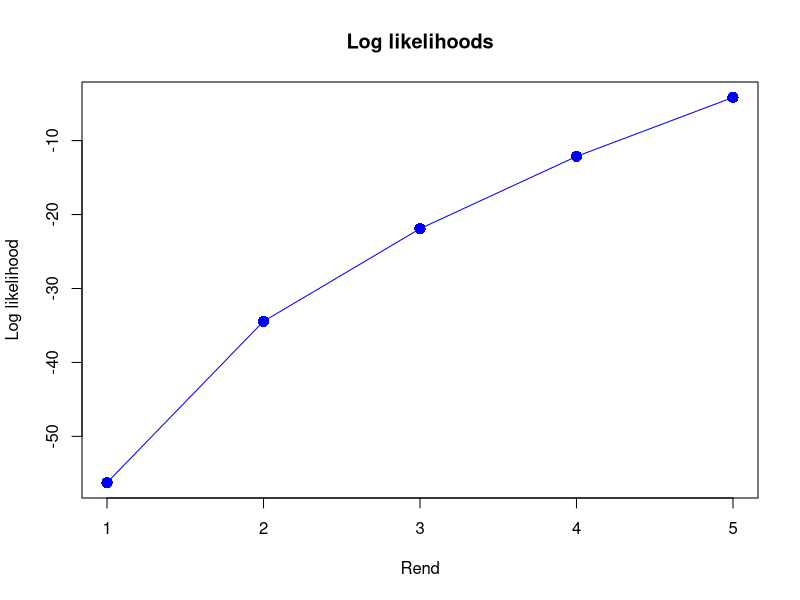
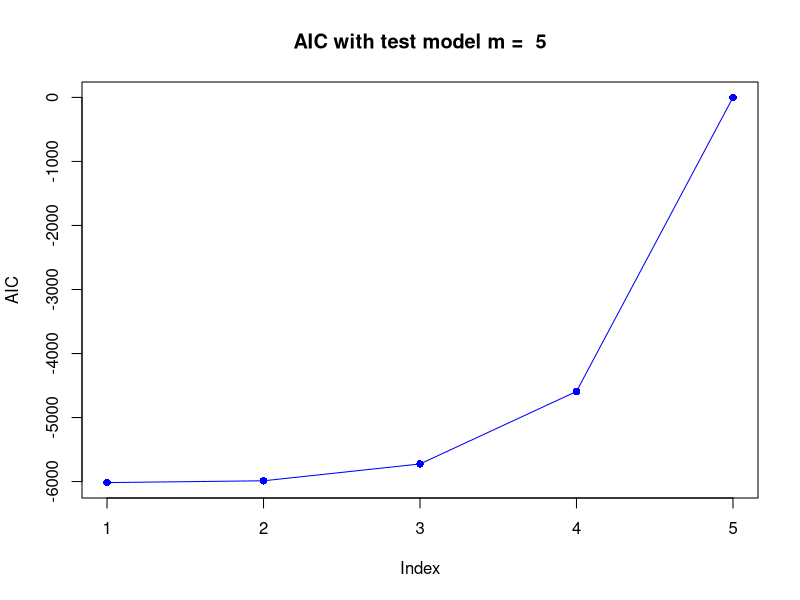
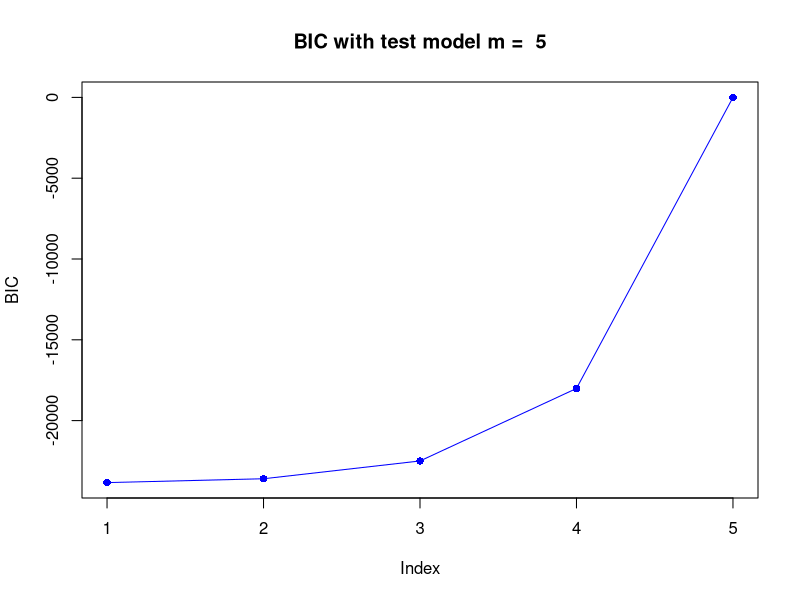

The R script that drew these images, in order: (Note: this script raises an error after producing the figures.)
#minta generálása
possibleValues = c("A", "B", "C", "D")
numberOfSamples = 1
sampleLength = 50
sample = matrix(ncol = numberOfSamples, nrow = sampleLength)

for (i in 1:numberOfSamples) {
  for (j in 1:2) {
    sample[j, i] = sample(possibleValues, size = 1, replace = TRUE)
  }
}

for (i in 1:numberOfSamples) {
  for (j in 3:sampleLength) {
    sample[j, i] = sample(c(rep(sample[j - 2, i], 2), rep(sample[j - 1, i], 3), possibleValues), size = 1, replace = TRUE)
  }
}

#maximum likelihood módszer
shift <- function(order, sample) {
  a = t(head(sample, -order))
  if (order != 1) {
    for (i in 1:(order - 1)) {
      a = paste0(a, head(sample[-1:-i], -(order - i)))
    }
  }
  
  return(rbind(a, sample[0:-order]))
}

calculateTransitions <- function(order, sample) {
  transitions = shift(order, sample)
  transitions = data.frame(t(matrix(transitions, nrow = 2)))
  
  return(transitions)
}

calculateFrequencies <- function(order, sample) {
  frequencies = calculateTransitions(order, sample)
  names(frequencies) <- c("From", "To")
  
  return(table(frequencies))
}

calculateTransitionMatrix <- function(order, sample) {
  frequencies = calculateFrequencies(order, sample)
  transitionMatrix = frequencies / rowSums(frequencies)
  
  return(transitionMatrix)
}

calculateLoglikelihood <- function(order, sample) {
  loglikelihood = 0
  # loglikelihood = log(1 / length(possibleValues))
  frequencies = calculateFrequencies(order, sample)
  transitionMatrix = frequencies / rowSums(frequencies)
  for (i in 1:dim(transitionMatrix)[1]) {
    for (j in 1:length(possibleValues)) {
      logTransition = log(transitionMatrix)[i, j]
      logTransition[logTransition == -Inf] = 0
      loglikelihood = loglikelihood + logTransition * frequencies[i, j]
    }
  }

  return(loglikelihood)
}

loglikelihood = vector(length = 5)
for (i in 1:5) {
  loglikelihood[i] = calculateLoglikelihood(i, sample)
}
plot(loglikelihood, main = "Log likelihoods", xlab = "Rend", ylab = "Log likelihood", pch = 16, type = 'o', col = "blue", cex = 1.5)

likelihoodRatioTest <- function(k, m, sample) {
  T = -2 * (calculateLoglikelihood(k, sample) - calculateLoglikelihood(m, sample))
  degreesOfFreedom = (length(possibleValues) ^ m - length(possibleValues) ^ k)*(length(possibleValues) - 1)
  print(T)
  print(degreesOfFreedom)
  print(pchisq(T, degreesOfFreedom))
  p = 1 - pchisq(T, degreesOfFreedom)
  
  return(p)
}

likelihoodPValue = matrix(ncol = 2, nrow = 0)
for (i in 1:(5 - 1)) {
  for (j in (i + 1):5) {
    likelihoodPValue = rbind(likelihoodPValue, c(paste(i, j), likelihoodRatioTest(i, j, sample)))
  }
}
likelihoodPValue

# Akaike
calculateAkaike <- function(k, m, sample) {
  AIC = -2 * (calculateLoglikelihood(k, sample) - calculateLoglikelihood(m, sample)) - 2 * (length(possibleValues) ^ m - length(possibleValues) ^ k)*(length(possibleValues) - 1)
  
  return(AIC)
}

m = 5
AIC = vector()
for (i in 1:m) {
  AIC[i] = calculateAkaike(i, m, sample)
}
plot(AIC, main = paste("AIC with test model m = ", m), pch = 16, type = 'o', col = "blue")

# Bayes
calculateBayes <- function(k, m, sample) {
  BIC = - 2 * (calculateLoglikelihood(k, sample) - calculateLoglikelihood(m, sample)) - 2 * (length(possibleValues) ^ m - length(possibleValues) ^ k)*(length(possibleValues) - 1) * log(sampleLength * numberOfSamples)
  
  return(BIC)
}

BIC = vector()
for (i in 1:m) {
  BIC[i] = calculateBayes(i, m, sample)
}
plot(BIC, main = paste("BIC with test model m = ", m), pch = 16, type = 'o', col = "blue")

# cross validation
calculateAverageRank <- function(order, trainingSet, validationSet) {
  possibleTransitionsTraning = sort(unique(calculateTransitions(order, trainingSet)[,1]))
  possibleTransitionsValid = sort(unique(calculateTransitions(order, validationSet)[,1]))
  rankMatrix = matrix(nrow = length(possibleTransitionsValid), ncol = length(possibleValues))
  transitionMatrix = calculateTransitionMatrix(order, trainingSet)
  for (i in 1:length(possibleTransitionsValid)) {
    for (j in 1:length(possibleTransitionsTraning)) {
      if (possibleTransitionsValid[i] == possibleTransitionsTraning[j]) {
        for (k in 1:length(possibleValues)) {
          for (l in 1:length(possibleValues))
            if (transitionMatrix[j, k] == sort(transitionMatrix[j,], decreasing = TRUE)[l]) {
              rankMatrix[i, k] = length(possibleValues) - l + 1
              break
            }
        }
      }
    }
  }
  rankMatrix[is.na(rankMatrix)] = length(possibleValues)
  frequencies = calculateFrequencies(order, validationSet)
  averageRank = sum(rankMatrix * frequencies) / sum(frequencies)
  
  return(averageRank)
}

trainingSetLength = 500
trainigSet = sample[1:trainingSetLength,]
validationSet = sample[(trainingSetLength + 1):length(sample),]
dim(trainigSet) = c(trainingSetLength, numberOfSamples)
dim(validationSet) = c(length(sample) - trainingSetLength, numberOfSamples)
calculateAverageRank(2, trainigSet, validationSet)

#két-lépéses visszatérés
shift2 <- function(order, sample) {
  a = head(sample, -order)
  if (order != 1) {
    for (i in 1:(order - 1)) {
      a = paste0(a, head(sample[-1:-i], -(order - i)))
    }
  }
  
  return(rbind(t(head(a, -1)), t(a[-1])))
}

calculateTransitions2 <- function(order){
  transitions = shift2(order, sample)
  transitions = data.frame(t(matrix(transitions, nrow = 2)))
  
  return(transitions)
}

calculateFrequencies2 <- function(order){
  transitions <- calculateTransitions2(order)
  names(transitions) <- c("From", "To")
  frequencies <- table(transitions)
  
  return(frequencies)
}

calculateTransitionMatrix2 <- function(order) {
  frequencies = calculateFrequencies2(order)
  transitionMatrix = frequencies / rowSums(frequencies)
  
  return(transitionMatrix)
}

calculateTwoStep <- function(order) {
  transitionMatrix = calculateTransitionMatrix2(order)
  normalisedEigenVector = eigen(t(transitionMatrix))$vectors[,1] / sum(eigen(t(transitionMatrix))$vectors[,1])
  
  transitionMatrixSquared = transitionMatrix %*% transitionMatrix
  possibleTransitions = unique(calculateTransitions2(order)[,1])
  twoStepProbability = vector()
  for (i in sort(possibleTransitions, decreasing = FALSE)) {
    twoStepProbability[i] = sum(transitionMatrixSquared[possibleTransitions[possibleTransitions == i], possibleTransitions[substr(possibleTransitions, 1, 1) == substr(i, 1, 1)]])
  }
  
  return(Re(twoStepProbability %*% normalisedEigenVector))
}

#relativeFrequencies
relativeFrequencies = (function() {
  possibleTransitions = unique(calculateTransitions2(2)[,1])
  relativeFrequencies = 0
  frequencies = calculateFrequencies2(2)
  for (i in possibleTransitions) {
    relativeFrequencies = relativeFrequencies + sum((frequencies[possibleTransitions[possibleTransitions == i], possibleTransitions[substr(possibleTransitions, 2, 2) == substr(i, 1, 1)]]))
  }
  
  return(Re(relativeFrequencies / sum(frequencies)))
})()

#entropy
calculateEntropyRate <- function(order) {
  transitionMatrix = calculateTransitionMatrix2(order)
  normalisedEigenVector = eigen(t(transitionMatrix))$vectors[,1] / sum(eigen(t(transitionMatrix))$vectors[,1])
  
  A = vector()
  for (i in 1:dim(transitionMatrix)[1]) {
    logTransitionMatrix = log(transitionMatrix)[i]
    logTransitionMatrix[logTransitionMatrix == -Inf] = 0
    A[i] = sum((transitionMatrix * logTransitionMatrix)[i]) * normalisedEigenVector[i]
  }
  
  return(-Re(sum(A)))
}
